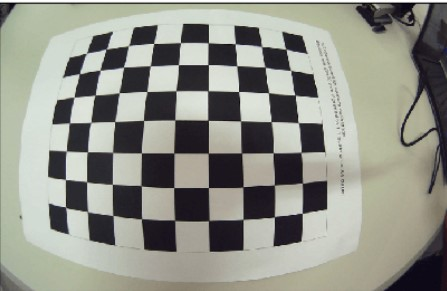
//> input picture ComputerVision/data/images/chess2.jpg, 447 x 291 px
$ ./harris   (built with g++ and OpenCV 4)
//> lines starting //> are read from the running program, lines starting //| are printed output that depends on the picture; after the words box and inside, x2 and y2 are one past the last pixel; in counts of white or black regions, pixels touching at a corner belong together
#include <algorithm>
#include <math.h>
#include <opencv2/core.hpp>
#include <opencv2/highgui.hpp>
#include <opencv2/imgcodecs.hpp>
#include <opencv2/imgproc.hpp>
#include <opencv2/opencv.hpp>
#include <vector>

using namespace std;
using namespace cv;

void displayImage(Mat &img, unsigned int time = 0, string title = "frame") {
  imshow(title, img);
  waitKey(time);
}

bool isImgPoint(int rows, int cols, int x, int y) {
  return (x >= 0 and x < rows and y >= 0 and y < cols);
}

static float square(float x) { return x * x; }

static float computeGaussianFunc(float x, float y, float mu, float sigma) {
  float val =
      exp(-0.5 * ((square((x - mu) / sigma)) + square((y - mu) / sigma))) /
      (2 * M_PI * sigma * sigma);
  return val;
}

pair<vector<vector<float>>, float> computeKernalInfo(int size, float s) {
  vector<vector<float>> Kernal(size, vector<float>(size, 0.0));
  float sum = 0.0;
  int center = size / 2;
  for (int i = 0; i < size; i++) {
    for (int j = 0; j < size; j++) {
      Kernal[i][j] = computeGaussianFunc(i, j, center, s);
      sum += Kernal[i][j];
    }
  }
  return {Kernal, sum};
}

vector<vector<float>>
computeGaussianConv(pair<vector<vector<float>>, float> &KernalInfo, int size,
                    vector<vector<float>> &img) {
  int rows = img.size();
  int cols = img[0].size();
  vector<vector<float>> res(rows, vector<float>(cols, 0));
  vector<vector<float>> Kernal = KernalInfo.first;
  float normF = KernalInfo.second;
  int hk = size / 2;
  for (int i = 0; i < rows; i++) {
    for (int j = 0; j < cols; j++) {
      float val = 0.0;
      for (int x = -hk; x <= hk; x++) {
        for (int y = -hk; y <= hk; y++) {
          if (isImgPoint(rows, cols, i + x, j + y)) {
            val += Kernal[x + hk][y + hk] * (img[i + x][j + y]);
          }
        }
      }
      res[i][j] = (val / normF);
    }
  }
  return res;
}

vector<vector<float>> getGaussianFilterImg(vector<vector<float>> &img,
                                           int fsize, float s) {
  vector<vector<float>> res;
  pair<vector<vector<float>>, float> KernalInfo;
  if (fsize <= 0) {
    return img;
  }
  KernalInfo = computeKernalInfo(fsize, s);
  vector<vector<float>> gaussianFilterd =
      computeGaussianConv(KernalInfo, fsize, img);
  return gaussianFilterd;
}

pair<vector<vector<float>>, vector<vector<float>>>
computeSobelGradients(vector<vector<float>> &img) {
  int rows = img.size();
  int cols = img[0].size();
  vector<vector<int>> filtery, filterx;
  int filtSize = 3;
  int hf = filtSize/2;
  filtery = {{-1, -2, -1}, {0, 0, 0}, {1, 2, 1}};
  filterx = {{-1, 0, 1}, {-2, 0, 2}, {-1, 0, 1}};
  vector<vector<float>> Gx(rows,vector<float>(cols,0)), Gy(rows,vector<float>(cols,0));
  for (int i = 0; i < rows; i++) {
    for (int j = 0; j < cols; j++) {
      double gradX = 0;
      double gradY = 0;
      // Compute Sobel Gradients.
      for (int x = -hf; x <=hf; x++) {
        for (int y = -hf; y <=hf; y++) {
          if (isImgPoint(rows, cols, i + x, j + y)) {
            gradX = gradX + (filterx[x+hf][y+hf] * img[i + x][j + y]);
            gradY = gradY + (filtery[x+hf][y+hf] * img[i + x][j + y]);
          }
        }
      }
      Gx[i][j] = gradX;
      Gy[i][j] = gradY;
    }
  }
  return {Gx, Gy};
}

pair<vector<vector<float>>, float> computeStrResponseMat(
    pair<vector<vector<float>>, vector<vector<float>>> &gradients, float k,
    int ws) {
  vector<vector<float>> &Gx = gradients.first;
  vector<vector<float>> &Gy = gradients.second;
  vector<vector<float>> resMat(Gx.size(),vector<float>(Gx[0].size(),0));
  float maxRes = FLT_MIN;
  int hw = ws / 2;
  for (int i = 0; i < Gx.size(); i++) {
    for (int j = 0; j < Gx[0].size(); j++) {
      float Gxx = 0.0;
      float Gyy = 0.0;
      float Gxy = 0.0;
      for (int x = -hw; x <= hw; x++) {
        for (int y = -hw; y <= hw; y++) {
          if (isImgPoint(Gx.size(), Gx[0].size(), i + x, j + y)) {
            Gxx += (Gx[i + x][j + y] * Gx[i + x][j + y]);
            Gyy += (Gy[i + x][j + y] * Gy[i + x][j + y]);
            Gxy += (Gx[i + x][j + y] * Gy[i + x][j + y]);
          }
        }
      }
      double det = Gxx * Gyy - Gxy * Gxy;
      double trace = Gxx + Gyy;
      float resF = (det - k * (trace * trace));
      resMat[i][j] = resF;
      if (resF > maxRes)
        maxRes = resF;
    }
  }
  return {resMat, maxRes};
}

vector<pair<int, int>>
computeCornerPoints(pair<vector<vector<float>>, float> &responseMat) {
  int nmsWs = 3;
  float nmsTh = 0.02;
  float threshold = responseMat.second * nmsTh;
  vector<vector<float>> resMat = responseMat.first;
  vector<pair<int, int>> cornerPts;
  for (int i = 0; i < resMat.size(); i++) {
    for (int j = 0; j < resMat[0].size(); j++) {
      float localMaxima = FLT_MIN;
      pair<int, int> resPts;
      for (int x = 0; x < nmsWs; x++) {
        for (int y = 0; y < nmsWs; y++) {
          if (isImgPoint(resMat.size(), resMat[0].size(), i + x, j + y)) {
            if (resMat[i + x][j + y] > localMaxima) {
              localMaxima = resMat[i + x][j + y];
              resPts = pair(i + x, j + y);
            }
          }
        }
      }
      if (localMaxima >= threshold) {
        cornerPts.push_back(resPts);
      }
    }
  }
  return cornerPts;
}

vector<pair<int, int>> mapCornerPtsToImg(vector<pair<int, int>> &cornerPts) {
  vector<pair<int, int>> imgCord;
  for (auto &tuple : cornerPts) {
    imgCord.push_back({tuple.first + 2, tuple.second + 2});
  }
  return imgCord;
}

vector<pair<int, int>> detectHarrisCorners(const Mat &img) {
  pair<vector<vector<float>>, vector<vector<float>>> gradients;
  int rows = img.rows;
  int cols = img.cols;
  vector<vector<float>> grayScalImg(rows,vector<float>(cols,0)), gaussFiltImg;
  for (int i = 0; i < rows; i++) {
    for (int j = 0; j < cols; j++) {
      if(img.channels()==1)
        grayScalImg[i][j] = static_cast<int>(img.at<uchar>(i, j));
      if(img.channels()==3){
        float val = (0.0722*(img.at<Vec3b>(i,j)[0])) + (0.7152*(img.at<Vec3b>(i,j)[1])) + (0.2126*(img.at<Vec3b>(i,j)[2]));
        grayScalImg[i][j] = val;
      }
    }
  }
  gaussFiltImg = getGaussianFilterImg(grayScalImg, 3, 1);
  gradients = computeSobelGradients(gaussFiltImg);
  pair<vector<vector<float>>, float> responseMat =
      computeStrResponseMat(gradients, 0.04, 3);
  vector<pair<int, int>> cornerPts = computeCornerPoints(responseMat);
  vector<pair<int, int>> imgCorners = mapCornerPtsToImg(cornerPts);
  return imgCorners;
}

int main() {
  string imPath =
      "/home/panirpal/workspace/Projects/ComputerVision/data/images/chess2.jpg";
  Mat img = imread(imPath);
//> img is the input picture: 291 rows x 447 cols, CV_8UC3; mean B, G, R 137.1, 146.2, 144.9
  if (!img.empty()) {
    displayImage(img);
    // Mat gaussian = guassianFilterTransform(img,1.3);
    vector<pair<int, int>> points = detectHarrisCorners(img);
//> points = 3131 pairs, first 12: [3, 3], [3, 3], [3, 447], [3, 447], [3, 447], [3, 448], [3, 3], [3, 3], [5, 16], [5, 17], [5, 17], [5, 17]
    for (auto point : points) {
      circle(img, Point(point.second, point.first), 3, Scalar(0, 255, 0), 1);
    }
//> this loop made 3131 passes
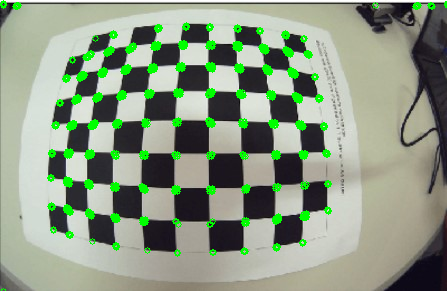
//> img: 291 rows x 447 cols, CV_8UC3; 5.01% of pixels changed, all inside (x1, y1, x2, y2) = (0, 0, 447, 291)
    displayImage(img);
  } else
    cerr << "image not found! exiting...";
}

$ run again, with ComputerVision/data/images/astro1.jpg copied over ComputerVision/data/images/chess2.jpg
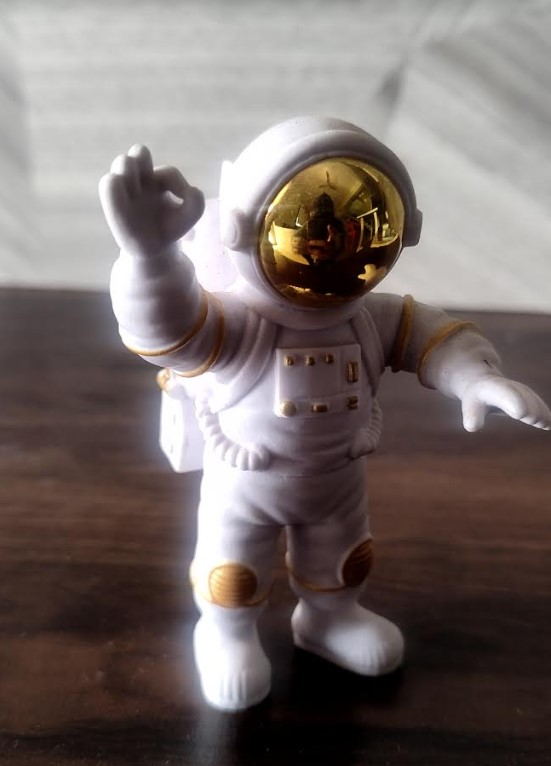
//> input picture ComputerVision/data/images/astro1.jpg, 551 x 766 px
//> img is the input picture: 766 rows x 551 cols, CV_8UC3; mean B, G, R 106.1, 108.4, 119.1
//> points = 619 pairs, first 12: [3, 3], [3, 3], [3, 551], [3, 551], [3, 551], [3, 552], [3, 3], [3, 3], [3, 551], [3, 551], [3, 551], [3, 552]
//> the loop `for (auto point : points)` made 619 passes
//> after the loop `for (auto point : points)`:
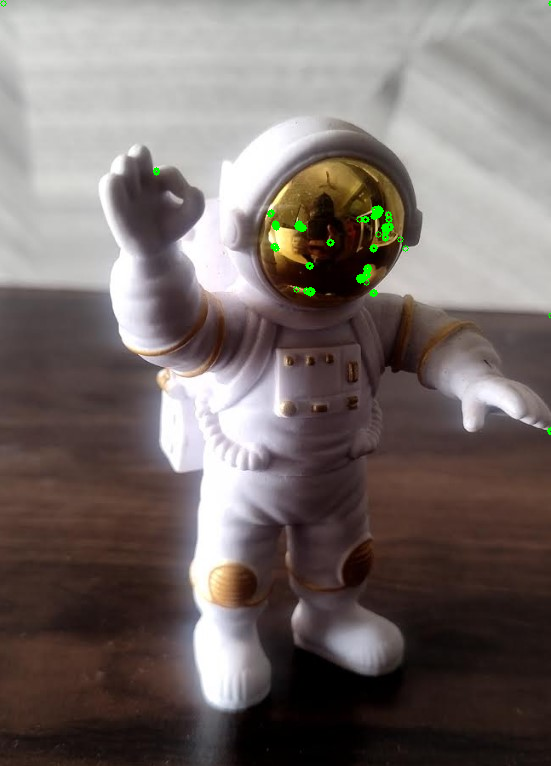
//> img: 766 rows x 551 cols, CV_8UC3; 0.29% of pixels changed, all inside (x1, y1, x2, y2) = (0, 0, 551, 435)

$ run again, with ComputerVision/data/images/astro2.jpg copied over ComputerVision/data/images/chess2.jpg
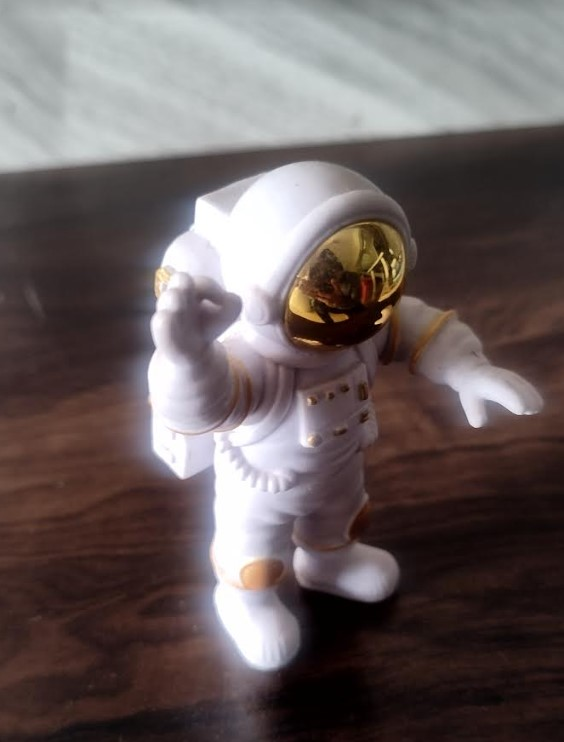
//> input picture ComputerVision/data/images/astro2.jpg, 564 x 742 px
//> img is the input picture: 742 rows x 564 cols, CV_8UC3; mean B, G, R 94.3, 94.6, 105.4
//> points = 429 pairs, first 12: [3, 3], [3, 3], [3, 564], [3, 564], [3, 564], [3, 565], [3, 3], [3, 3], [3, 564], [3, 564], [3, 564], [3, 565]
//> the loop `for (auto point : points)` made 429 passes
//> after the loop `for (auto point : points)`:
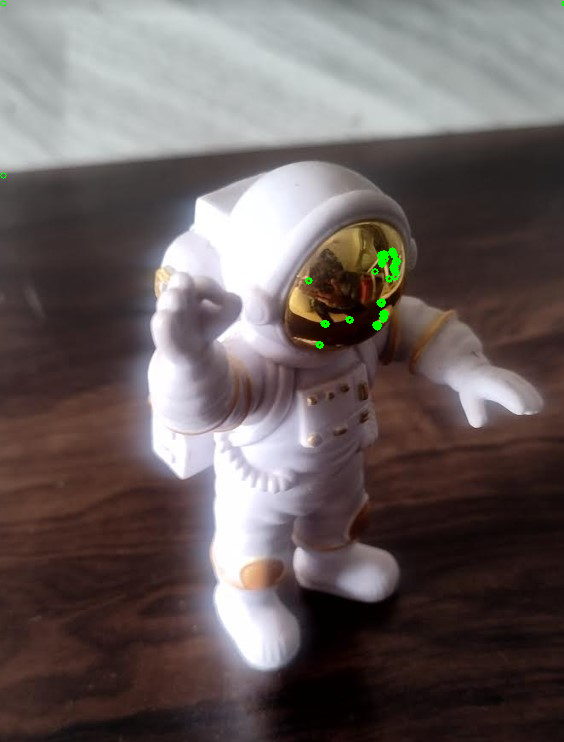
//> img: 742 rows x 564 cols, CV_8UC3; 0.21% of pixels changed, all inside (x1, y1, x2, y2) = (0, 0, 564, 349)
